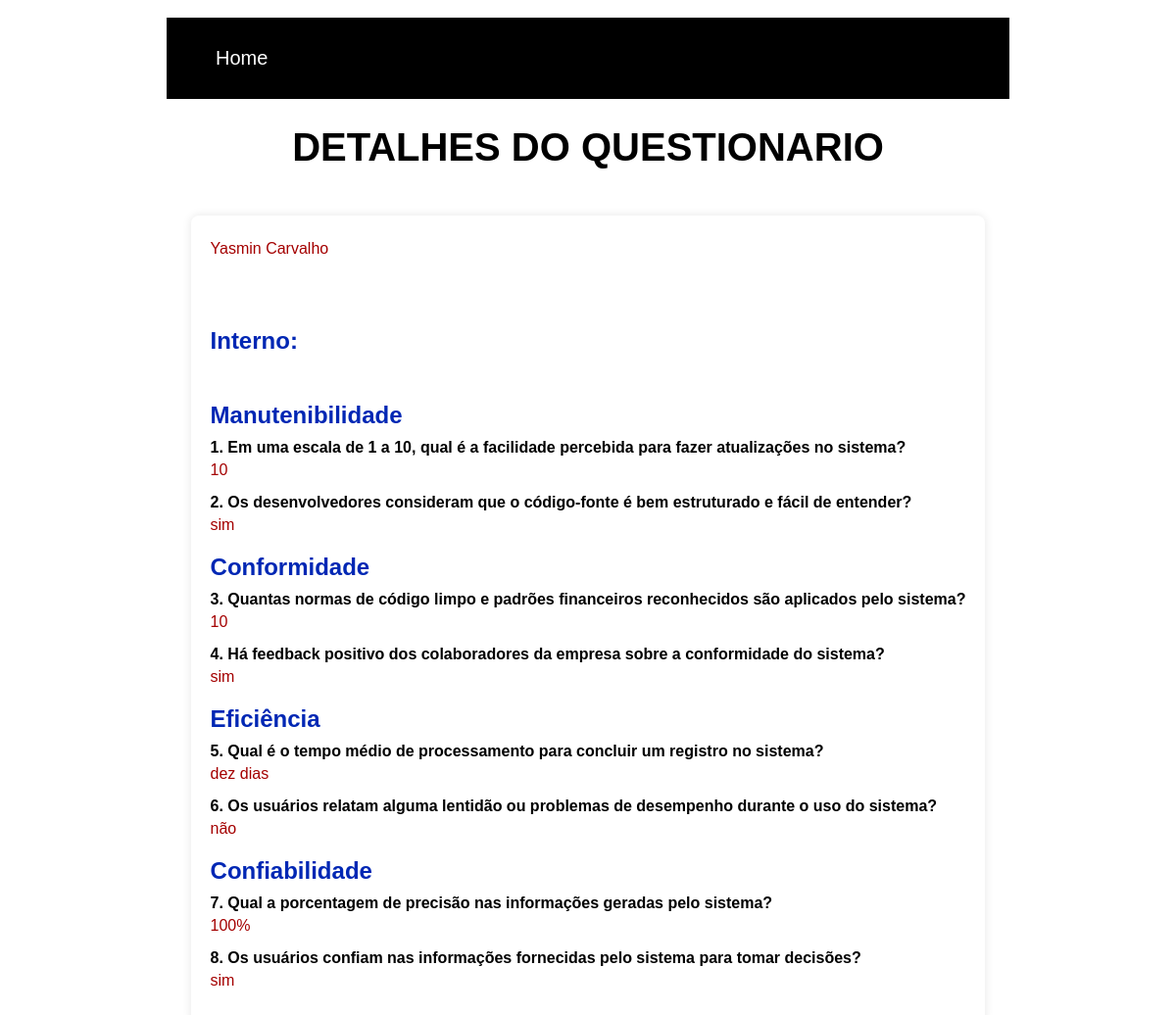
Page /formulario/1 on the committed database.
### api/app.py (models this page shows)
class Questionario(db.Model):
    id = db.Column(db.Integer, primary_key=True, autoincrement=True)
    nome = db.Column(db.String, nullable=False)
    pinterna1 = db.Column(db.String) #Pergunta
    qinterna1 = db.Column(db.String)
    pinterna2 = db.Column(db.String) #Pergunta
    qinterna2 = db.Column(db.String)
    pinterna3 = db.Column(db.String) #Pergunta
    qinterna3 = db.Column(db.String)
    pinterna4 = db.Column(db.String) #Pergunta
    qinterna4 = db.Column(db.String)
    pinterna5 = db.Column(db.String) #Pergunta
    qinterna5 = db.Column(db.String)
    pinterna6 = db.Column(db.String) #Pergunta
    qinterna6 = db.Column(db.String)
    pinterna7 = db.Column(db.String) #Pergunta
    qinterna7 = db.Column(db.String)
    pinterna8 = db.Column(db.String) #Pergunta
    qinterna8 = db.Column(db.String)

### api/app.py (the view)
@app.route('/formulario/<int:id>')
def formulario_detalhes(id):
    questionario = Questionario.query.get(id)
    return render_template('formulario_detalhes.html', questionario=questionario)

### api/templates/formulario_detalhes.html (shortened to what this page needs)
<!DOCTYPE html>
<html lang="en">
<head>
    <link rel="stylesheet" href="{{ url_for('static', filename='style.css') }}">
</head>
<body>
    <br>
    <nav>
        <ul>
            <li><a href="{{ url_for('index') }}">Home</a></li>
        </ul>
    </nav>
    <h1>DETALHES DO QUESTIONARIO</h1>
    <div class="container">
        <div class="form-detalhe">
            <p>{{ questionario.nome }}</p> <br><br>
            <h2>Interno:</h2><br>
            <h2>Manutenibilidade</h2>
            <label>{{ questionario.pinterna1 }}</label>
            <p>{{ questionario.qinterna1 }}</p>
            <label>{{ questionario.pinterna2 }}</label>
            <p>{{ questionario.qinterna2 }}</p>
            <h2>Conformidade</h2>
            <label>{{ questionario.pinterna3 }}</label>
            <p>{{ questionario.qinterna3 }}</p>
            <label>{{ questionario.pinterna4 }}</label>
            <p>{{ questionario.qinterna4 }}</p>
            <h2>Eficiência</h2>
            <label>{{ questionario.pinterna5 }}</label>
            <p>{{ questionario.qinterna5 }}</p>
            <label>{{ questionario.pinterna6 }}</label>
            <p>{{ questionario.qinterna6 }}</p>
            <h2>Confiabilidade</h2>
            <label>{{ questionario.pinterna7 }}</label>
            <p>{{ questionario.qinterna7 }}</p>
            <label>{{ questionario.pinterna8 }}</label>
            <p>{{ questionario.qinterna8 }}</p>
        </div>
    </div>
    <br><br><br>
</body>
</html>

### api/static/style.css (style rules this page uses)
body { margin: 0; padding: 0; background-color: #ffffffc8; font-family: Verdana, Geneva, Tahoma, sans-serif; }
nav { padding: 10px; width: 70%; background-color: #000000; color: #ffffff; font-size: 20px; text-align: center; margin: 0 auto; }
nav > ul { display: flex; flex-direction: row; list-style-type: none; }
li { cursor: pointer; padding-right: 15px; }
li > a { text-decoration: none; color: #ffffff; }
h1 { font-size: 40px; text-align: center; }
.container { display: flex; flex-direction: column; align-items: center; justify-content: center; }
.form-detalhe { padding: 20px; margin-top: 20px; border-radius: 8px; box-shadow: 0 0 10px rgba(0, 0, 0, 0.1); }
label { font-weight: bold; margin-bottom: 5px; display: block; }
p { margin-top: 5px; margin-bottom: 15px; color: #a40000; }
h2 { margin-top: 20px; margin-bottom: 10px; color: #0027b4; }

### rows in the picture
Questionario: nome "Yasmin Carvalho", pinterna1 "1. Em uma escala de 1 a 10, qual é a facilidade percebida para fazer atualizações no sistema?", qinterna1 "10", pinterna2 "2. Os desenvolvedores consideram que o código-fonte é bem estruturado e fácil de entender?", qinterna2 "sim", pinterna3 "3. Quantas normas de código limpo e padrões financeiros reconhecidos são aplicados pelo sistema?", qinterna3 "10", pinterna4 "4. Há feedback positivo dos colaboradores da empresa sobre a conformidade do sistema?", qinterna4 "sim", pinterna5 "5. Qual é o tempo médio de processamento para concluir um registro no sistema?", qinterna5 "dez dias", pinterna6 "6. Os usuários relatam alguma lentidão ou problemas de desempenho durante o uso do sistema?", qinterna6 "não", pinterna7 "7. Qual a porcentagem de precisão nas informações geradas pelo sistema?", qinterna7 "100%", pinterna8 "8. Os usuários confiam nas informações fornecidas pelo sistema para tomar decisões?", qinterna8 "sim"
